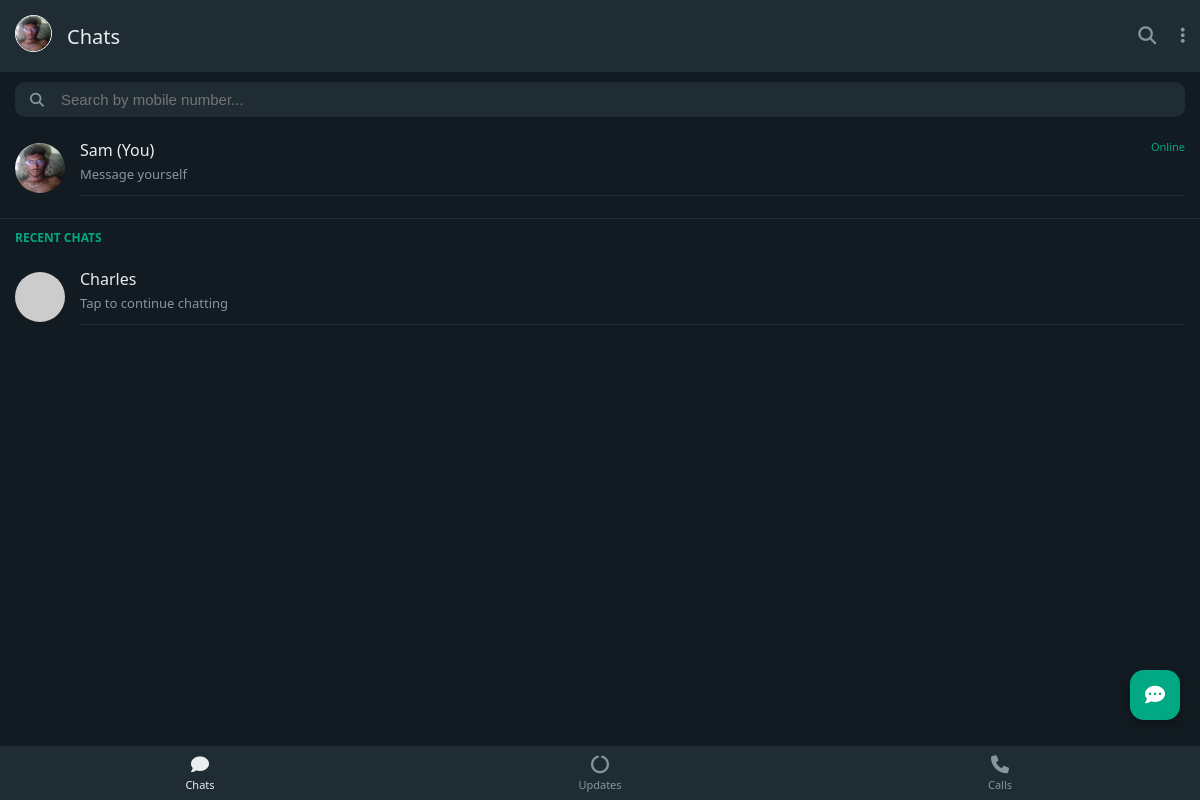
Page /dashboard (signed in) on the earlier database version.
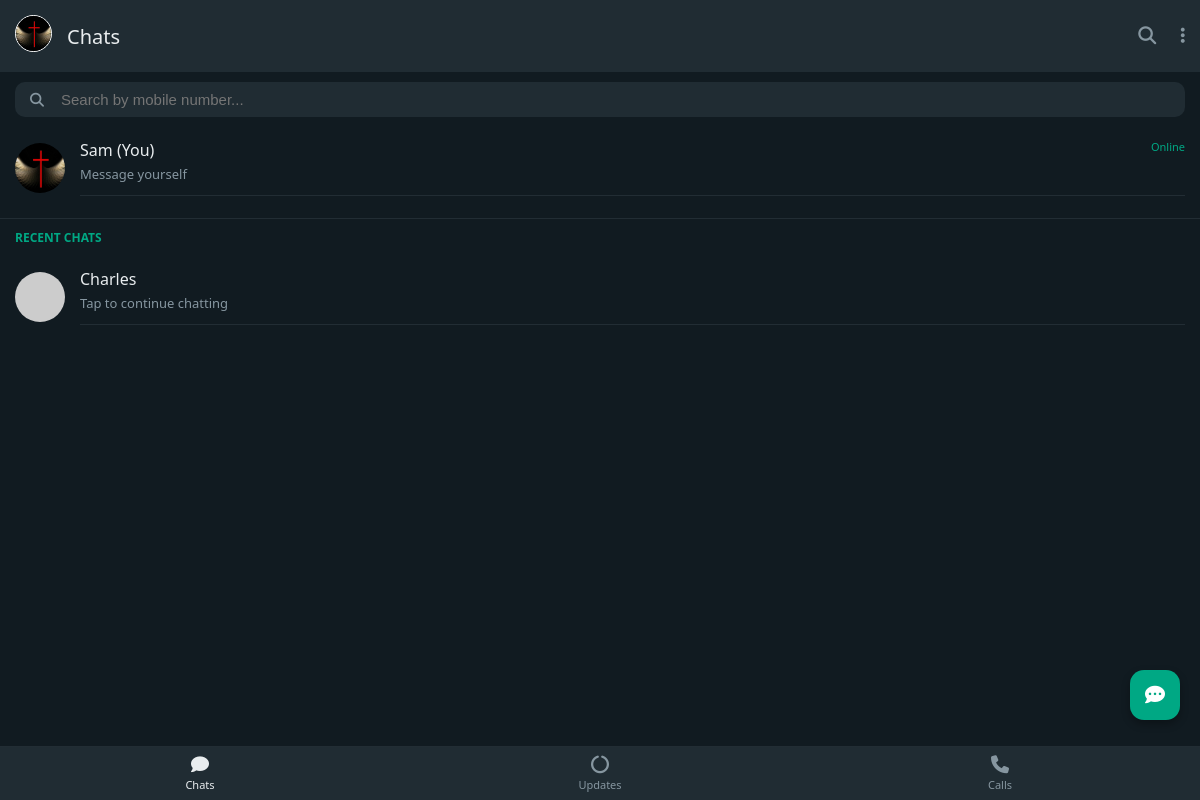
Same page on the later database version.
### app.py (models this page shows)
class User(db.Model):
    id = db.Column(db.Integer, primary_key=True)
    username = db.Column(db.String(80), nullable=False)
    email = db.Column(db.String(120), unique=True, nullable=False)
    mobile = db.Column(db.String(15), unique=True, nullable=False)
    password = db.Column(db.String(80), nullable=False)
    instagram = db.Column(db.String(100))
    linkedin = db.Column(db.String(100))
    twitter = db.Column(db.String(100))
    profile_pic = db.Column(db.String(200))

### app.py (the view)
@app.route('/dashboard', methods=['GET', 'POST'])
def dashboard():
    if 'user_id' not in session: return redirect(url_for('home'))
    user = User.query.get(session['user_id'])
    search_result = None
    all_chats = ChatMessage.query.filter(
        or_(ChatMessage.sender_id == user.id, ChatMessage.receiver_id == user.id)
    ).order_by(ChatMessage.timestamp.desc()).all()
    recent_user_ids = []
    for chat in all_chats:
        other_id = chat.receiver_id if chat.sender_id == user.id else chat.sender_id
        if other_id not in recent_user_ids and other_id != user.id:
            recent_user_ids.append(other_id)
    recent_users = [User.query.get(uid) for uid in recent_user_ids]
    if request.method == 'POST':
        search_mobile = request.form.get('search_mobile')
        search_result = User.query.filter_by(mobile=search_mobile).first()
    return render_template('dashboard.html', user=user, search_result=search_result, recent_users=recent_users)

### templates/dashboard.html (shortened to what this page needs)
<!DOCTYPE html>
<html lang="en">
<head>
    <link rel="stylesheet" href="https://cdnjs.cloudflare.com/ajax/libs/font-awesome/6.4.0/css/all.min.css">
</head>
<body>
    <div class="header">
        <div style="display: flex; align-items: center;">
            <a href="/profile">
                {% if user.profile_pic %}
                    <img src="{{ url_for('static', filename='uploads/' + user.profile_pic) }}"
                         style="width: 35px; height: 35px; border-radius: 50%; margin-right: 15px; border: 1.5px solid white; object-fit: cover;">
                {% else %}
                    <img src="https://ui-avatars.com/api/?name={{ user.username }}&background=00a884&color=fff"
                         style="width: 35px; height: 35px; border-radius: 50%; margin-right: 15px;">
                {% endif %}
            </a>
            <h2>Chats</h2>
        </div>
        <div class="header-icons">
            <i class="fas fa-search"></i>
            <a href="/logout" style="color: inherit;"><i class="fas fa-ellipsis-v"></i></a>
        </div>
    </div>
    <div class="search-container">
        <form action="/search_contact" method="POST" class="search-box">
            <i class="fas fa-search"></i>
            <input type="text" name="search_mobile" placeholder="Search by mobile number..." required>
        </form>
    </div>
    <div class="chat-list">
        <div class="chat-item">
            {% if user.profile_pic %}
                <img src="{{ url_for('static', filename='uploads/' + user.profile_pic) }}" class="avatar">
            {% else %}
                <img src="https://ui-avatars.com/api/?name={{ user.username }}&background=00a884&color=fff" class="avatar">
            {% endif %}
            <div class="chat-info">
                <div class="chat-top">
                    <span class="chat-name">{{ user.username }} (You)</span>
                    <span class="chat-time">Online</span>
                </div>
                <div class="chat-msg">Message yourself</div>
            </div>
        </div>
        <div style="padding: 10px 15px; font-size: 12px; color: var(--accent); font-weight: bold; text-transform: uppercase; border-top: 1px solid #222d34; margin-top: 10px;">
            Recent Chats
        </div>
        {% for r_user in recent_users %}
        <a href="/chat/{{ r_user.id }}" class="chat-item">
            <img src="{{ url_for('static', filename='uploads/' + r_user.profile_pic) if r_user.profile_pic else 'https://ui-avatars.com/api/?name=' + r_user.username }}" class="avatar">
            <div class="chat-info">
                <div class="chat-top">
                    <span class="chat-name">{{ r_user.username }}</span>
                </div>
                <div class="chat-msg">Tap to continue chatting</div>
            </div>
        </a>
        {% endfor %}
    </div>
    <div class="fab">
        <i class="fas fa-comment-dots"></i>
    </div>
    <div class="bottom-nav">
        <div class="nav-item active"><i class="fas fa-comment"></i>Chats</div>
        <div class="nav-item"><i class="fas fa-circle-notch"></i>Updates</div>
        <div class="nav-item"><i class="fas fa-phone"></i>Calls</div>
    </div>
</body>
</html>

Differences in the rows shown:
changed User "Sam": profile_pic: a different picture
